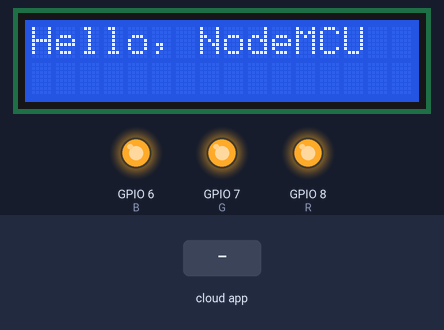
Simulated run of this sketch. Board: ESP8266 (NodeMCU). On the bench: 16×2 character LCD, output pins drawn as LEDs (lit = HIGH). The inputs (shaded band) are chosen by the test bench. WiFi joins after 1.5 s; servers stay silent unless stated; no MQTT or app messages arrive unless stated; what the sketch prints to the serial monitor is not drawn.

Above: at 2.8 s.
2.9 s: the phone or cloud app sets lcdwrite to 0
At 3.3 s:
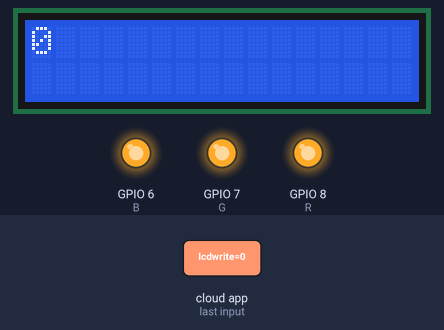
4.4 s: the phone or cloud app sets lcdwrite to 1
At 5.7 s:
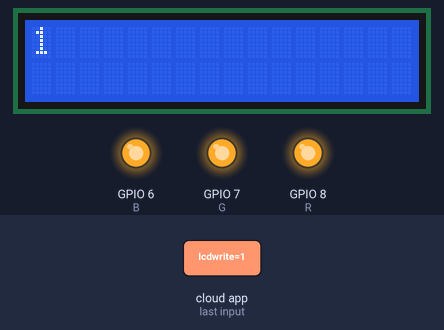
Timing chart, 0 to 7.4 s (numbered marks = the images above; inputs shaded):
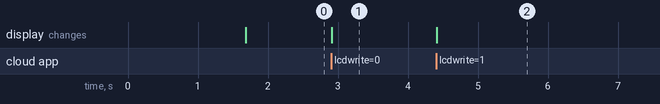

Measured:
- after the input at 2.9 s, the display: changes at once (image 1)
- after the input at 4.4 s, the display: changes at once (image 2)

The sketch:

Newlcd.ino
```cpp
#include <LiquidCrystal_I2C.h>
#include <Adafruit_MQTT.h>
#include <Adafruit_MQTT_Client.h>
#include <Adafruit_DotStar.h>
#include <ESP8266WiFi.h>
#include <EEPROM.h>
#define WLAN_SSID       "Box-gut"             // Your SSID
#define WLAN_PASS       "Rut@b@g@93"        // Your password
#define R 8
#define G 7
#define B 6
String next;

/************************* Adafruit.io Setup *********************************/

#define AIO_SERVER      "io.adafruit.com"
#define AIO_SERVERPORT  1883                   // use 8883 for SSL
#define AIO_USERNAME    "unknow0441"            // Replace it with your username
#define AIO_KEY         "aio_XWdh309ubEh0qCQbkwxptBfPq5Zp"   // Replace with your Project Auth Key

/************ Global State (you don't need to change this!) ******************/

LiquidCrystal_I2C lcd(0x27, 16, 2);
WiFiClient client;
Adafruit_MQTT_Client mqtt(&client, AIO_SERVER, AIO_SERVERPORT, AIO_USERNAME, AIO_KEY);
Adafruit_MQTT_Subscribe Mode = Adafruit_MQTT_Subscribe(&mqtt, AIO_USERNAME "/feeds/lcdwrite");


/************************************************************************************/


void setup() {
  Serial.begin(115200);
  Serial.print("Connecting to ");
  Serial.println(WLAN_SSID);
  pinMode(R, OUTPUT);
  pinMode(G, OUTPUT);
  pinMode(B, OUTPUT);

  analogWrite(R, 0);
  analogWrite(G, 0);
  analogWrite(B, 0);
  delay(100);
  analogWrite(R, 255);
  analogWrite(G, 255);
  analogWrite(B, 255);


  WiFi.begin(WLAN_SSID, WLAN_PASS);
  while (WiFi.status() != WL_CONNECTED) {
    delay(500);
    Serial.print(".");
  }
  Serial.println();
  Serial.println("WiFi connected");
  Serial.println("IP address: ");
  Serial.println(WiFi.localIP());


  mqtt.subscribe(&Mode);

  lcd.init();
  lcd.home();
  lcd.backlight(); // Enable or Turn On the backlight
  lcd.print("Hello, NodeMCU");

}
/************************************************************************************/


void loop() {

  MQTT_connect();
 Adafruit_MQTT_Subscribe *subscription;

  while ((subscription = mqtt.readSubscription(2))) {

    if (subscription == &Mode) {
      Serial.print("Mode > ");
      Serial.print(F("Got: "));
      Serial.println((char *)Mode.lastread);
      byte Mode1_state = atoi((char *)Mode.lastread);
      EEPROM.commit();
      next = ((char *)Mode.lastread);
      TextChange();
    }
  }

}
/************************************************************************************/

void MQTT_connect() {
  int8_t ret;

  // Stop if already connected.
  if (mqtt.connected()) {
    //Serial.println("Connected");
    return;
  }

  Serial.print("Connecting to MQTT... ");

  uint8_t retries = 3;

  while ((ret = mqtt.connect()) != 0) { // connect will return 0 for connected
    Serial.println(mqtt.connectErrorString(ret));
    Serial.println("Retrying MQTT connection in 5 seconds...");
    mqtt.disconnect();
    delay(5000);  // wait 5 seconds
    retries--;
    if (retries == 0) {
      // basically die and wait for WDT to reset me
      //while (1);
      Serial.println("Wait 10 min to reconnect");
      delay(600000);
    }
  }
  Serial.println("MQTT Connected!");
}

/************************************************************************************/

void TextChange(){
  lcd.clear();
  lcd.setCursor(0, 0);
  if(next.length() >=17){
    for(int i=0;i<16;i++){
     lcd.print(next[i]);
    }
    lcd.setCursor(0, 1);
    for(int i=16;i<next.length();i++){
     lcd.print(next[i]);
    }

  }
  else{
    for(int i=0;i<next.length();i++){
      lcd.print(next[i]);
    }
  }
}
```
